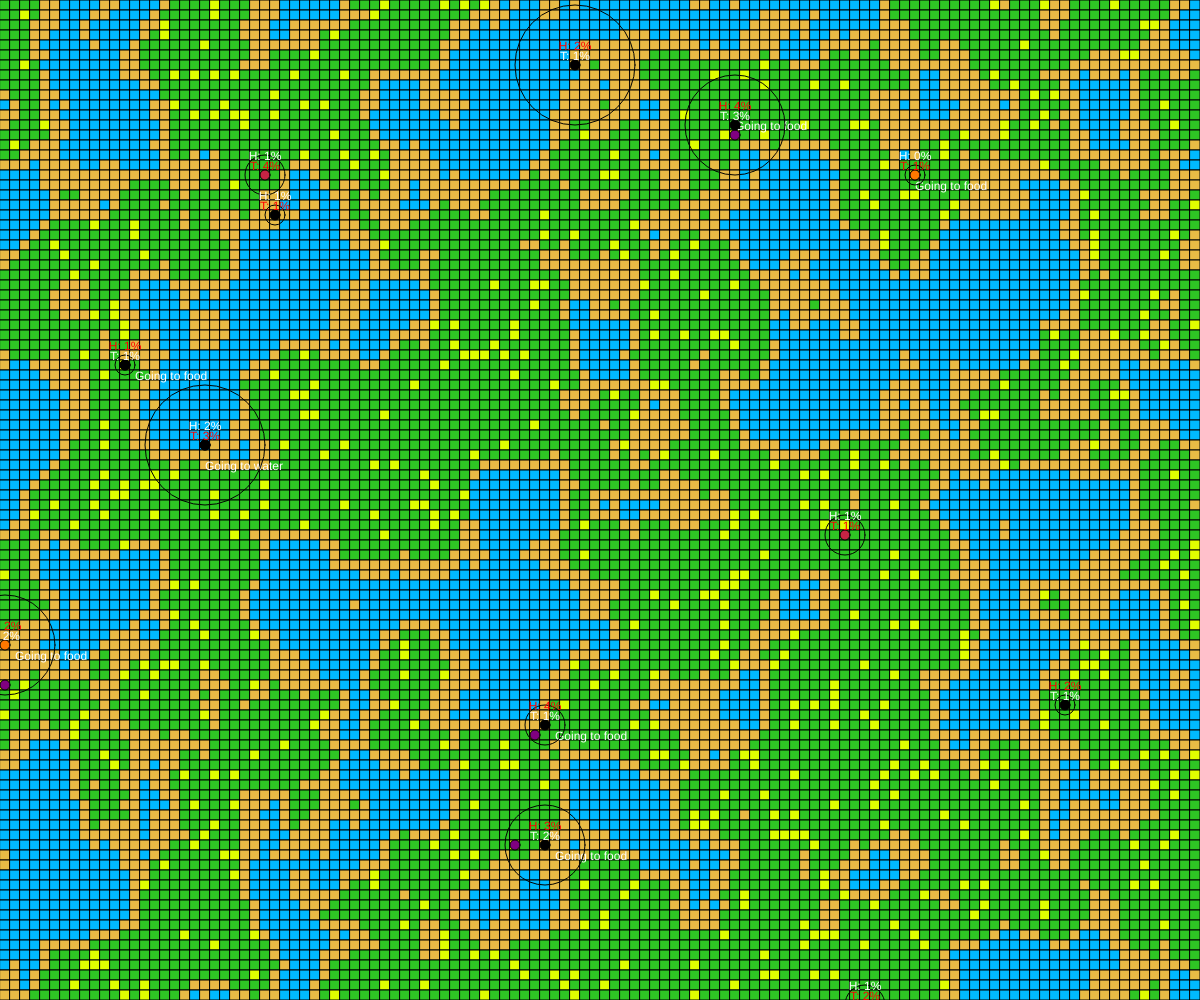
Frame 1 (no input)
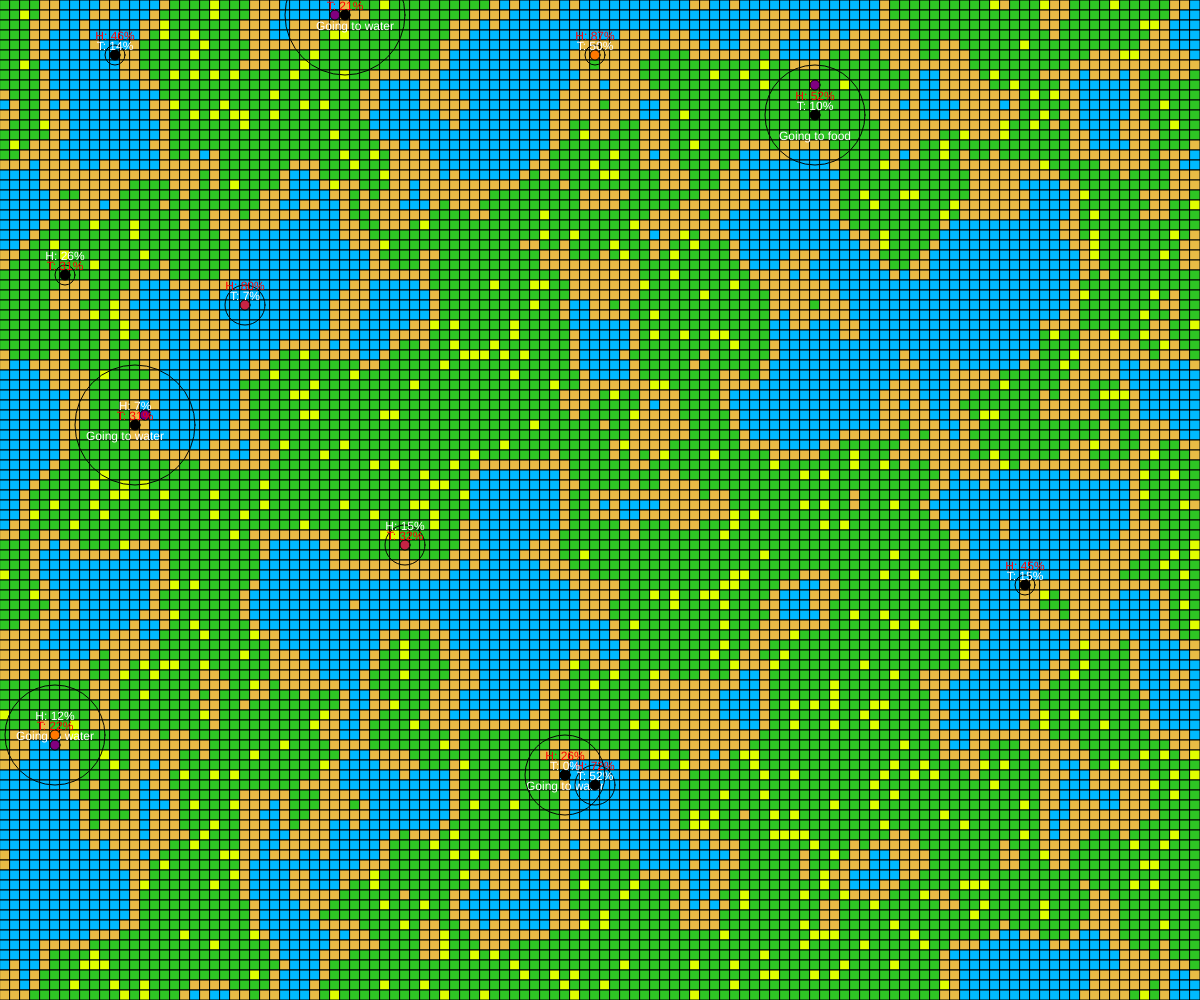
Frame 60 (no input)
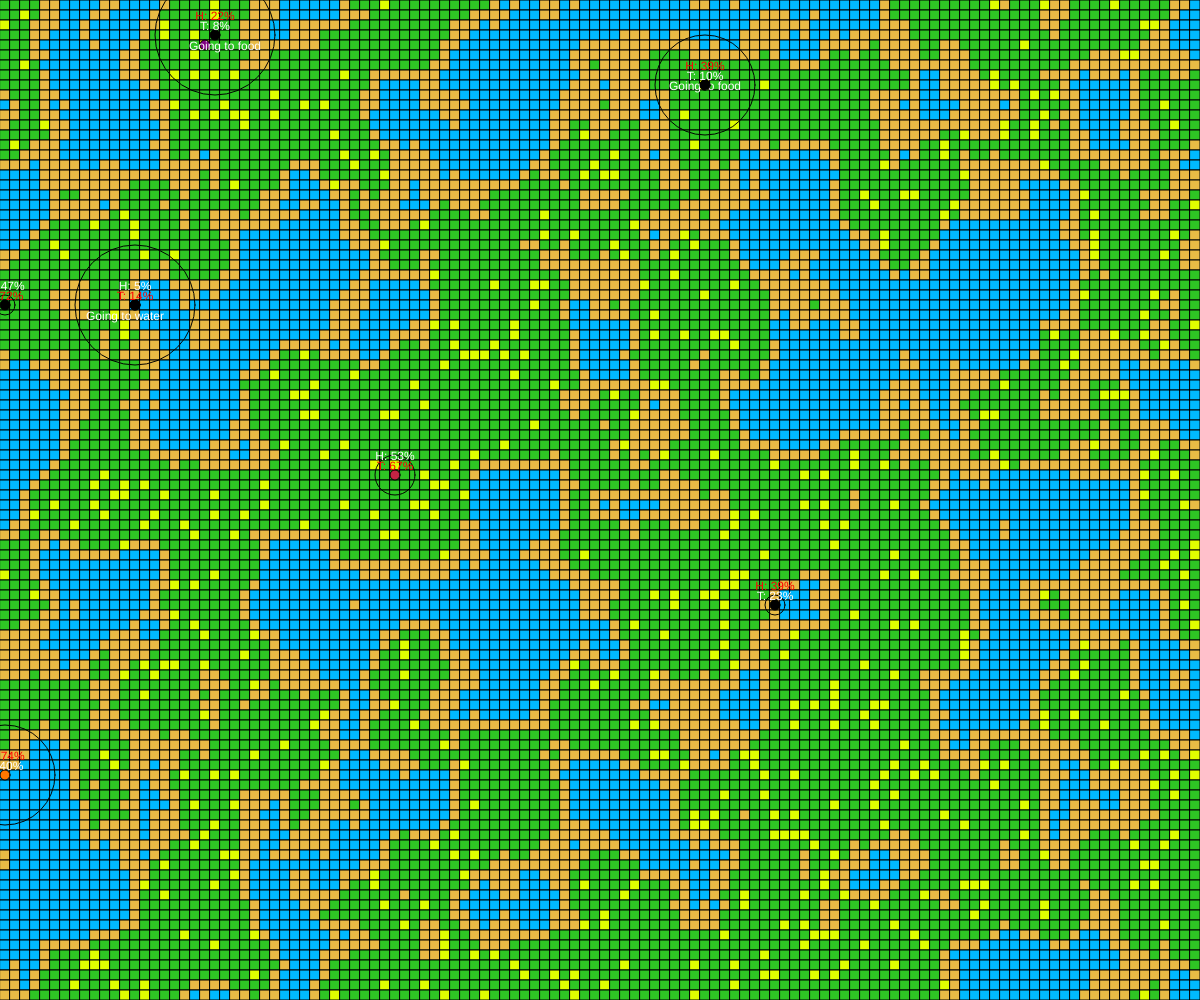
Frame 120 (the mouse pressed at the canvas centre since frame 60)

The p5.js sketch that drew these frames (run headless with seeded random() and noise() and a simulated clock; from frame 60 on, the mouse is pressed at the canvas centre):

// p5.js sketch
// ── sketch.js
var canvasX = window.innerWidth;
var canvasY = window.innerHeight;

var tileSize = 10;

var globalMap = new Array(Math.floor(canvasX / tileSize));
for (i = 0; i < canvasX / tileSize; i++) globalMap[i] = new Array(Math.floor(canvasY / tileSize));

function createMap() {
    for (var x = 0; x < globalMap.length; x++) {
        for (var y = 0; y < globalMap[x].length; y++) {
            var c = 255 * noise(0.1 * x, 0.1 * y);
            var type;
            if (c < 100) type = "water";
            if (c >= 100 && c < 120) type = "sand";
            if (c >= 120 && c < 255) type = "land";
            globalMap[x][y] = type;
        }
    }

    generateFood();
}

function generateFood() {
    var maxFood = 500;
    var foodCount = 0;
    for (var x = 0; x < globalMap.length; x++) {
        for (var y = 0; y < globalMap[x].length; y++) {
            var type = globalMap[x][y];
            if (type == "food") {
                foodCount++;
            }
        }
    }
    while (foodCount < maxFood) {

        var x = Math.floor(Math.random() * globalMap.length);
        var y = Math.floor(Math.random() * globalMap[x].length);

        if (globalMap[x][y] == 'land') {

            globalMap[x][y] = 'food';

            foodCount++;

        }

    }
}


var mobs = [];

function setup() {
    createCanvas(canvasX, canvasY);
    frameRate(30);

    createMap();
    createMobs();
}

function draw() {
    background(0);

    drawMap();

    updateMobs();
    moveMobs();
    drawMobs();
}

function drawMap() {
    for (var x = 0; x < globalMap.length; x++) {
        for (var y = 0; y < globalMap[x].length; y++) {
            var col;
            var type = globalMap[x][y];
            if (type == "water") col = color('#00BAFF');
            if (type == "sand") col = color('#E8BB45');
            if (type == "land") col = color('#2EC624');
            if (type == "food") col = color('#E0FF00')
            fill(col);
            rect(x * tileSize, y * tileSize, tileSize, tileSize);
        }
    }
}

// MOBS

function createMobs() {
    for (var x = 0; x < globalMap.length; x++) {
        for (var y = 0; y < globalMap[x].length; y++) {
            var type = globalMap[x][y];
            var r = Math.random() * 100;
            if (r > 99.9 && type != "water") {
                mobs.push(new Mob(x, y));
            }
        }
    }
}


function drawMobs() {
    textAlign(CENTER);
    for (let i = 0; i < mobs.length; i++) {
        var mob = mobs[i];
        var mobX = (mob.x * tileSize) + (tileSize / 2);
        var mobY = (mob.y * tileSize) + (tileSize / 2);

        // Field of view
        noFill();
        circle(mobX, mobY, (mob.fov * (2 * tileSize)));

        // Mob
        fill(color(mob.color))
        circle(mobX, mobY, tileSize);

        // Text 
        var hungerPercentage = Math.round(mob.hungerPercentage() * 100);
        var thirstPercentage = Math.round(mob.thirstPercentage() * 100);
        var predominatingNeed = mob.predominatingNeed();

        fill(color("white"));
        if (predominatingNeed == "hunger") fill(color("red"));
        text('H: ' + hungerPercentage + '%', mobX, mobY - 15);

        fill(color("white"));
        if (predominatingNeed == "thirst") fill(color("red"));
        text('T: ' + thirstPercentage + '%', mobX, mobY - 5);
    }
}

function updateMobs() {
    mobs.forEach(function (mob, i, object) {
        mob.hunger++;
        mob.thirst++;

        if (mob.hunger >= mob.maxHunger || mob.thirst >= mob.maxThirst) {
            mobs.splice(i, 1);
        }
    });

}

function moveMobs() {
    mobs.forEach(function (mob, i, object) {

        // Getting what we most need 
        var predominatingNeed = mob.predominatingNeed();


        // Finding the nearest spot to eat/dring
        mob.nextMove = false;
        mob.closestTarget.target = false;

        var minX = mob.x - mob.fov;
        var maxX = mob.x + mob.fov;
        if (minX < 0) minX = 0;
        if (maxX > globalMap.length) maxX = globalMap.length;

        var minY = mob.y - mob.fov;
        var maxY = mob.y + mob.fov;
        if (minY < 0) minY = 0;
        if (maxY > globalMap[0].length) maxY = globalMap[0].length;

        for (var x = minX; x < maxX; x++) {
            for (var y = minY; y < maxY; y++) {

                var type = globalMap[x][y];

                // Searching for nearest place to drink
                if (predominatingNeed == "thirst" && type == "water") {
                    var distanceX = x - mob.x;
                    var distanceY = y - mob.y;
                    var distance = Math.sqrt(distanceX * distanceX + distanceY * distanceY);
                    if (!mob.closestTarget.target || distance < mob.closestTarget.distance) {
                        mob.closestTarget.x = x;
                        mob.closestTarget.y = y;
                        mob.closestTarget.dX = distanceX;
                        mob.closestTarget.dY = distanceY;
                        mob.closestTarget.distance = distance;
                        mob.closestTarget.target = true;
                        mob.closestTarget.type = "water";
                    }
                }

                // Searching for nearest place to eat
                if (predominatingNeed == "hunger" && type == "food") {
                    var distanceX = x - mob.x;
                    var distanceY = y - mob.y;
                    var distance = Math.sqrt(distanceX * distanceX + distanceY * distanceY);
                    if (!mob.closestTarget.target || distance < mob.closestTarget.distance) {
                        mob.closestTarget.x = x;
                        mob.closestTarget.y = y;
                        mob.closestTarget.dX = distanceX;
                        mob.closestTarget.dY = distanceY;
                        mob.closestTarget.distance = distance;
                        mob.closestTarget.target = true;
                        mob.closestTarget.type = "food";
                    }
                }
            }
        }

        // Displaying nearest place to drink
        if (mob.closestTarget.target) {
            var targetX = (mob.closestTarget.x * tileSize);
            var targetY = (mob.closestTarget.y * tileSize);

            fill(color("purple"))
            circle(targetX + (tileSize / 2), targetY + (tileSize / 2), tileSize);

            fill(color("white"))
            switch (mob.closestTarget.type) {
                case "water":
                    text("Going to water", (mob.x * tileSize) + (tileSize / 2), (mob.y * tileSize) + (tileSize / 2) + 15);
                    break;

                case "food":
                    text("Going to food", (mob.x * tileSize) + (tileSize / 2), (mob.y * tileSize) + (tileSize / 2) + 15);
                    break;

                default:
                    break;
            }
        }





        if (mob.closestTarget.target) {
            if (mob.closestTarget.dX <= -1) mob.nextMove = "W";
            else if (mob.closestTarget.dX >= 1) mob.nextMove = "E";
            else { // We are at the spot
                if (mob.closestTarget.dY <= -1) mob.nextMove = "N";
                else if (mob.closestTarget.dY >= 1) mob.nextMove = "S";
                else { // We are at the spot
                    switch (mob.closestTarget.type) {
                        case "water":
                            mob.thirst = 0;
                            break;

                        case "food":
                            mob.hunger = 0;
                            globalMap[mob.closestTarget.x][mob.closestTarget.y] = "land";
                            generateFood();
                            break;


                        default:
                            break;
                    }
                    mob.nextMove = "STILL";
                }
            }
        }

        // If target, go to
        if (mob.nextMove) {
            switch (mob.nextMove) {
                case "N":
                    mob.y--;
                    break;
                case "S":
                    mob.y++;
                    break;
                case "E":
                    mob.x++;
                    break;
                case "W":
                    mob.x--;
                    break;

                default:
                    break;
            }
        }
        else { // Wander around
            var destination;
            if (mob.persistance.currentPersistance > 0) {
                mob.persistance.currentPersistance--;
            }
            else {
                mob.resetPersistance();
            }
            destination = mob.persistance.persistanceMove;
            switch (destination) {
                case 1:
                    mob.y--;
                    break;
                case 2:
                    mob.y++;
                    break;
                case 3:
                    mob.x++;
                    break;
                case 4:
                    mob.x--;
                    break;

                default:
                    mob.x--;
                    break;
            }
        }

    });
}
// ── Mob.js
class Mob {
    constructor(x, y) {
        this.id = Math.floor(Math.random() * 1000);
        this.closestTarget = {
            x: 0, y: 0, 
            dX: 500, dY: 500, 
            distance: false, 
            target: false
        };

        // Position
        this.x = x;
        this.y = y;
        this.nextMove = false;
        

        // Properties
        this.fov = Math.floor(Math.random() * 6) + 1;
        
        this.hunger = 0;
        this.maxHunger = Math.floor(Math.random() * 100) + 20;

        this.thirst = 0;
        this.maxThirst = Math.floor(Math.random() * 150) + 20;

        var c = Math.floor(Math.random() * 3);
        if(c == 0) this.color = "#C62444";
        if(c == 1) this.color = "#000000";
        if(c == 2) this.color = "#FF7800";

        this.persistance = {
            currentPersistance: 0,
            maxPersistance: 5,
            persistanceMove: 1
        }

    }

    resetPersistance(){
        this.persistance.currentPersistance = Math.floor(Math.random() * this.persistance.maxPersistance+1) + 1;
        this.persistance.persistanceMove = Math.floor(Math.random() * 5) + 1;
    }

    hungerPercentage(){
        return (this.hunger/this.maxHunger);
    }

    thirstPercentage(){
        return (this.thirst/this.maxThirst);
    }

    predominatingNeed(){
        if(this.hungerPercentage() > this.thirstPercentage()){
            return "hunger";
        }
        else{
            return "thirst";
        }
    }
}
